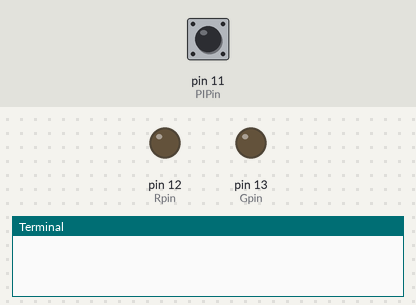
Bench run of a program on a simulated Raspberry Pi (header pin numbers). Parts: output pins drawn as LEDs (lit = HIGH), the last lines printed to the terminal. Inputs (shaded band) come from the test bench; at power-on: pin 11 (PIPin) HIGH.

Above: at 1.2 s.
1.3 s: pin 11 (PIPin) pulled LOW for 1 s
At 3.5 s:
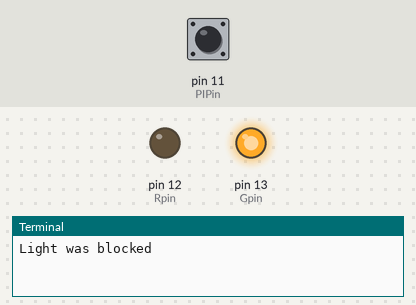
3.8 s: pin 11 (PIPin) pulled LOW for 0.15 s
At 4.8 s:
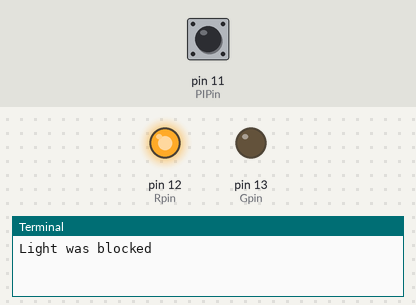
5.4 s: pin 11 (PIPin) pulled LOW for 3.2 s
At 9.6 s:
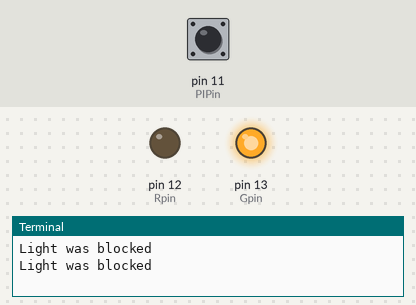
Timing chart, 0 to 11.1 s (numbered marks = the images above; inputs shaded):
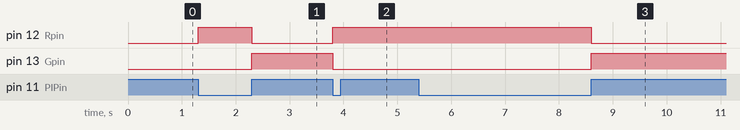

The program:

photo_interrupter.py
```python
#!/usr/bin/env python3
import RPi.GPIO as GPIO

PIPin  = 11
Gpin   = 13
Rpin   = 12

def setup():
	GPIO.setmode(GPIO.BOARD)       # Numbers GPIOs by physical location
	GPIO.setup(Gpin, GPIO.OUT)     # Set Green Led Pin mode to output
	GPIO.setup(Rpin, GPIO.OUT)     # Set Red Led Pin mode to output
	GPIO.setup(PIPin, GPIO.IN, pull_up_down=GPIO.PUD_UP)    # Set BtnPin's mode is input, and pull up to high level(3.3V)
	GPIO.add_event_detect(PIPin, GPIO.BOTH, callback=detect, bouncetime=200)

def Led(x):
	if x == 0:
		GPIO.output(Rpin, 1)
		GPIO.output(Gpin, 0)
	if x == 1:
		GPIO.output(Rpin, 0)
		GPIO.output(Gpin, 1)
		print ('Light was blocked')

def detect(chn):
	Led(GPIO.input(PIPin))

def loop():
	while True:
		pass

def destroy():
	GPIO.output(Gpin, GPIO.HIGH)       # Green led off
	GPIO.output(Rpin, GPIO.HIGH)       # Red led off
	GPIO.cleanup()                     # Release resource

if __name__ == '__main__':     # Program start from here
	setup()
	try:
		loop()
	except KeyboardInterrupt:  # When 'Ctrl+C' is pressed, the child program destroy() will be  executed.
		destroy()
```

Measured:
- after the input at 1.3 s, pin 12 (Rpin): LOW → HIGH at once, → LOW 1.0 s later; pin 13 (Gpin): LOW → HIGH after 1.0 s
- after the input at 3.8 s, pin 12 (Rpin): LOW → HIGH at once; pin 13 (Gpin): HIGH → LOW at once
- after the input at 5.4 s, pin 12 (Rpin): HIGH → LOW after 3.2 s; pin 13 (Gpin): LOW → HIGH after 3.2 s
